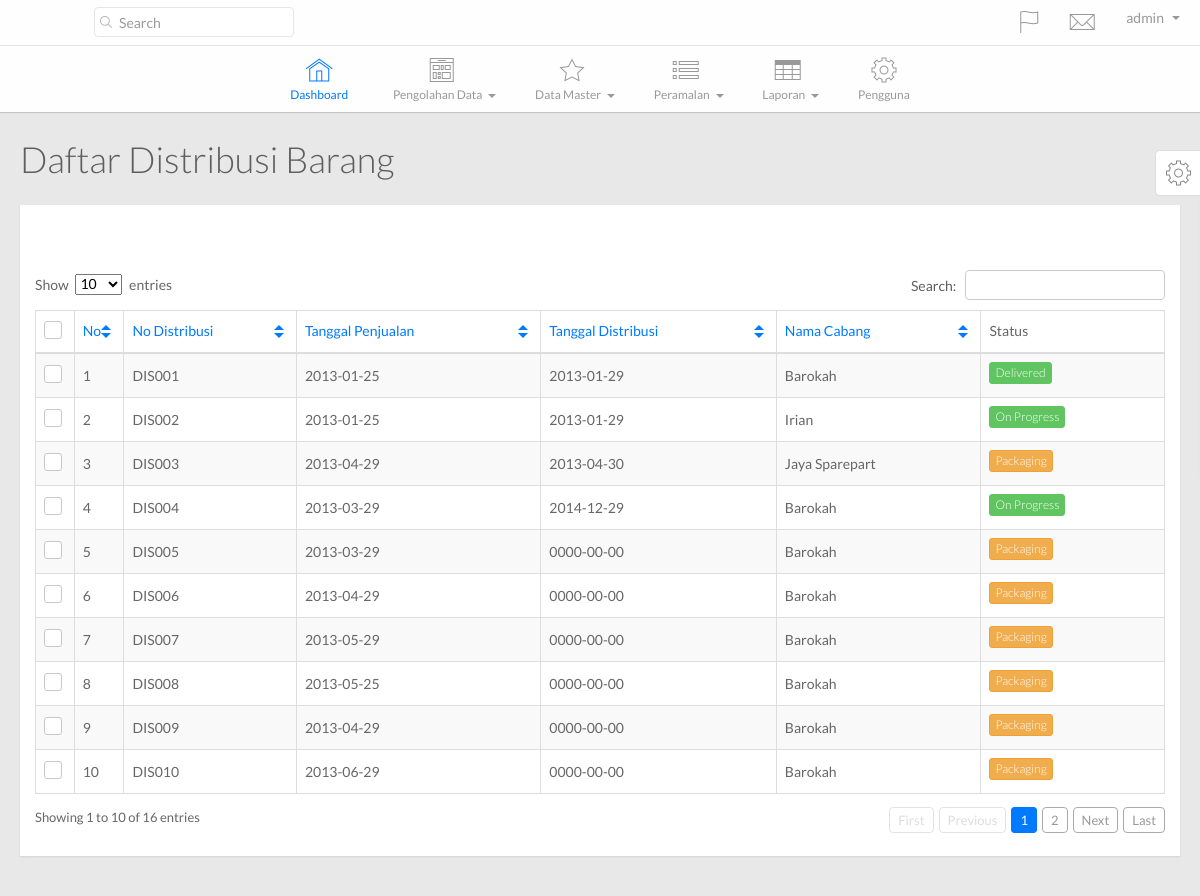
Before: /main.php?hal=daftar_distribusi (signed in) with the older database file.
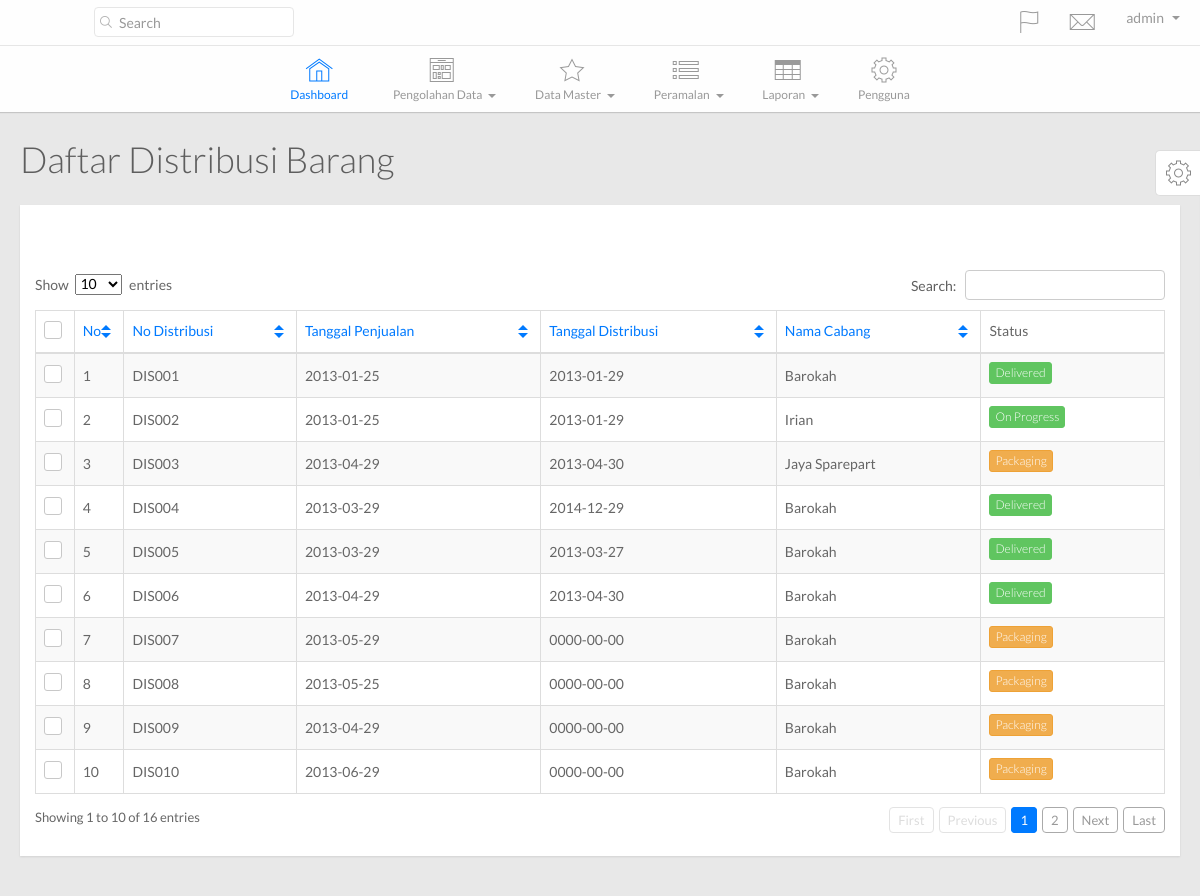
After: the same page with the newer database file.
### tables this page shows
CREATE TABLE IF NOT EXISTS `tb_distribusi_brg` (
  `id_distribusi` varchar(20) NOT NULL,
  `kode_cabang` varchar(30) NOT NULL,
  `tgl_jual` date NOT NULL DEFAULT '0000-00-00',
  `tgl_distribusi` date NOT NULL DEFAULT '0000-00-00',
  `status` tinyint(3) NOT NULL,
  PRIMARY KEY (`id_distribusi`),
  KEY `kode_cabang` (`kode_cabang`)
);

CREATE TABLE IF NOT EXISTS `tb_cabang` (
  `kode_cabang` varchar(30) NOT NULL,
  `nama_cabang` varchar(75) NOT NULL,
  `alamat_cabang` varchar(200) NOT NULL,
  `telepon_cabang` varchar(20) NOT NULL,
  `kode_admin` varchar(35) NOT NULL,
  PRIMARY KEY (`kode_cabang`),
  KEY `kode_admin` (`kode_admin`)
);

### config/SimplePDO.php (called while the page is built, shortened)
<?php
class SimplePDO {
    private $pdo = null;
    static $inst = null;
    static $settings = array(
        'host' => '',
        'user' => '',
        'password' => '',
        'database' => '',
        'results' => 'object',
        'charset' => 'utf8'
    );
    public function __construct()
    {
        $fetch_mode = ( self::$settings["results"] == 'object' ) ? PDO::FETCH_OBJ : PDO::FETCH_ASSOC;
        $options = array(
            PDO::ATTR_DEFAULT_FETCH_MODE => $fetch_mode,
            PDO::ATTR_ERRMODE => PDO::ERRMODE_EXCEPTION,
            PDO::MYSQL_ATTR_INIT_COMMAND => "SET NAMES ".self::$settings["charset"],
            PDO::ATTR_EMULATE_PREPARES => false
        );
        $dsn = 'mysql:dbname='.self::$settings["database"].';host='.self::$settings["host"].';charset='.self::$settings["charset"];
        try {
            $this->pdo = new PDO( $dsn, self::$settings["user"], self::$settings["password"], $options );
        } catch( PDOException $e ) {
            trigger_error( $e->getMessage() );
        }
    }
    public function query( $query, $bindings = array(), $internal_call = false )
    {
        try {
            $this->c_query = $this->pdo->prepare( $query );
            if( empty( $bindings ) )
            {
                $this->c_query->execute();
            }
            else
            {
                $this->c_query->execute( (array)$bindings );
            }
            if( $internal_call === true )
            {
                return $this->c_query;
            }
            elseif( $this->c_query && $this->lastid() )
            {
                return $this->lastid();
            }
            else
            {
                return false;
            }
        } catch( PDOException $e ) {
            trigger_error( $e->getMessage() );
        }
    }
    public function get_results( $query, $bindings = array() )
    {
        $this->c_query = $this->query( $query, $bindings, true );
        if( $this->c_query )
        {
            return $this->c_query->fetchAll();
        }
        else
        {
            return false;
        }
    }
    static function getInstance()
    {
        if( self::$inst == null )
        {
            self::$inst = new SimplePDO();
        }
        return self::$inst;
    }
    static function set_options( $array = array() )
    {
        if( !empty( $array ) )
        {
            foreach( $array as $k => $v )
            {
                if( isset( self::$settings[$k] ) )
                {
                    self::$settings[$k] = $v;
                }
            }
        }
    }
}

### template/daftar_distribusi.php (the view, shortened to what the changed rows need)
<?php $database = SimplePDO::getInstance();
      $query = $database->get_results("SELECT * FROM tb_distribusi_brg tp JOIN tb_cabang tc ON tc.kode_cabang=tp.kode_cabang");?>
        <div class="page-title">
          <h1>
            Daftar Distribusi Barang
          </h1>
        </div>
        <div class="row">
          <div class="col-lg-12">
            <div class="widget-container fluid-height clearfix">
              <div class="widget-content padded clearfix">
                <table class="table table-bordered table-striped" id="dataTable1">
                  <thead>
                    <th class="check-header hidden-xs">
                      <label><input id="checkAll" name="checkAll" type="checkbox"/><span></span></label>
                    </th>
                    <th>
                      No
                    </th>
                    <th>
                      No Distribusi
                    </th>
                    <th class="hidden-xs">
                      Tanggal Penjualan
                    </th>
                    <th class="hidden-xs">
                      Tanggal Distribusi
                    </th>
                    <th class="hidden-xs">
                      Nama Cabang
                    </th>
                    <th class="hidden-xs">
                      Status
                    </th>
                  </thead>
                  <tbody>
             <?php $i = 1; foreach($query as $row){?>
                    <tr>
                      <td class="check hidden-xs">
                        <label><input name="optionsRadios1" type="checkbox" value="<?php echo $row->id_distribusi;?>"><span></span></label>
                      </td>
                      <td>
                          <?php echo $i;?>
                      </td>
                      <td class="hidden-xs">
                        <?php echo $row->id_distribusi;?>
                      </td>
                      <td class="hidden-xs">
                        <?php echo $row->tgl_jual;?>
                      </td>
                      <td class="hidden-xs">
                        <?php echo $row->tgl_distribusi;?>
                      </td>
                      <td class="hidden-xs">
                        <?php echo $row->nama_cabang;?>
                      </td>
                      <td class="hidden-xs">
                        <?php if($row->status==0){?>
                        <a class="btn btn-xs btn-warning" href="main.php?hal=cetak_distribusi&kode=<?php echo $row->id_distribusi;?>">Packaging</a>
                        <?php }else if($row->status==1){?>
                        <a class="btn btn-xs btn-success" href="main.php?hal=cetak_distribusi&kode=<?php echo $row->id_distribusi;?>">On Progress</a>
                        <?php }else{?>
                        <a class="btn btn-xs btn-success" href="main.php?hal=cetak_distribusi&kode=<?php echo $row->id_distribusi;?>">Delivered</a>
                        <?php }?>
                      </td>
                    </tr>
              <?php $i++; }?>
                  </tbody>
                </table>
              </div>
            </div>
          </div>
        </div>

Changed rows visible on the page:
changed tb_distribusi_brg "DIS004": status "On Progress" → "Delivered"
changed tb_distribusi_brg "DIS005": tgl_distribusi "0000-00-00" → "2013-03-27"; status "Packaging" → "Delivered"
changed tb_distribusi_brg "DIS006": tgl_distribusi "0000-00-00" → "2013-04-30"; status "Packaging" → "Delivered"
